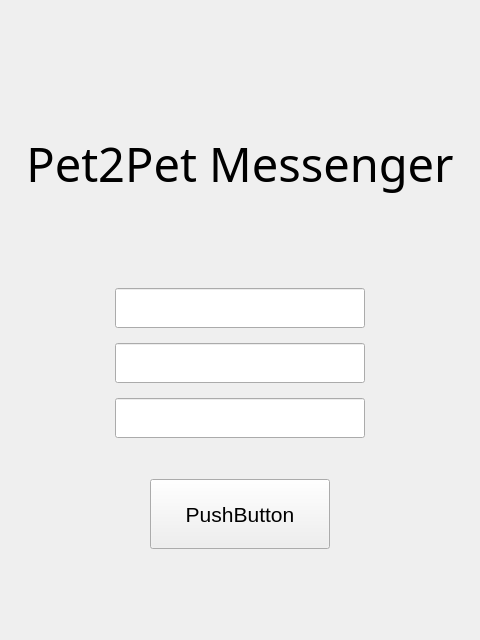
<?xml version="1.0" encoding="UTF-8"?>
<ui version="4.0">
 <class>LogRegWidget</class>
 <widget class="QWidget" name="LogRegWidget">
  <property name="geometry">
   <rect>
    <x>0</x>
    <y>0</y>
    <width>480</width>
    <height>640</height>
   </rect>
  </property>
  <property name="windowTitle">
   <string>Form</string>
  </property>
  <layout class="QVBoxLayout" name="verticalLayout">
   <item>
    <spacer name="verticalSpacer_3">
     <property name="orientation">
      <enum>Qt::Vertical</enum>
     </property>
     <property name="sizeType">
      <enum>QSizePolicy::Minimum</enum>
     </property>
     <property name="sizeHint" stdset="0">
      <size>
       <width>20</width>
       <height>120</height>
      </size>
     </property>
    </spacer>
   </item>
   <item>
    <widget class="QLabel" name="label">
     <property name="font">
      <font>
       <family>MS PMincho</family>
       <pointsize>35</pointsize>
      </font>
     </property>
     <property name="text">
      <string>Pet2Pet Messenger</string>
     </property>
     <property name="alignment">
      <set>Qt::AlignCenter</set>
     </property>
    </widget>
   </item>
   <item>
    <spacer name="verticalSpacer_2">
     <property name="orientation">
      <enum>Qt::Vertical</enum>
     </property>
     <property name="sizeHint" stdset="0">
      <size>
       <width>20</width>
       <height>82</height>
      </size>
     </property>
    </spacer>
   </item>
   <item>
    <layout class="QHBoxLayout" name="horizontalLayout_2">
     <item>
      <spacer name="horizontalSpacer_3">
       <property name="orientation">
        <enum>Qt::Horizontal</enum>
       </property>
       <property name="sizeHint" stdset="0">
        <size>
         <width>40</width>
         <height>20</height>
        </size>
       </property>
      </spacer>
     </item>
     <item>
      <widget class="QLineEdit" name="LoginLine">
       <property name="minimumSize">
        <size>
         <width>250</width>
         <height>40</height>
        </size>
       </property>
      </widget>
     </item>
     <item>
      <spacer name="horizontalSpacer_8">
       <property name="orientation">
        <enum>Qt::Horizontal</enum>
       </property>
       <property name="sizeHint" stdset="0">
        <size>
         <width>40</width>
         <height>20</height>
        </size>
       </property>
      </spacer>
     </item>
    </layout>
   </item>
   <item>
    <widget class="QFrame" name="EmailFrame">
     <layout class="QHBoxLayout" name="horizontalLayout_3">
      <item>
       <spacer name="horizontalSpacer_4">
        <property name="orientation">
         <enum>Qt::Horizontal</enum>
        </property>
        <property name="sizeHint" stdset="0">
         <size>
          <width>40</width>
          <height>20</height>
         </size>
        </property>
       </spacer>
      </item>
      <item>
       <widget class="QLineEdit" name="EmailLine">
        <property name="minimumSize">
         <size>
          <width>250</width>
          <height>40</height>
         </size>
        </property>
       </widget>
      </item>
      <item>
       <spacer name="horizontalSpacer_6">
        <property name="orientation">
         <enum>Qt::Horizontal</enum>
        </property>
        <property name="sizeHint" stdset="0">
         <size>
          <width>40</width>
          <height>20</height>
         </size>
        </property>
       </spacer>
      </item>
     </layout>
    </widget>
   </item>
   <item>
    <layout class="QHBoxLayout" name="horizontalLayout_4">
     <item>
      <spacer name="horizontalSpacer_5">
       <property name="orientation">
        <enum>Qt::Horizontal</enum>
       </property>
       <property name="sizeHint" stdset="0">
        <size>
         <width>40</width>
         <height>20</height>
        </size>
       </property>
      </spacer>
     </item>
     <item>
      <widget class="QLineEdit" name="PassLine">
       <property name="minimumSize">
        <size>
         <width>250</width>
         <height>40</height>
        </size>
       </property>
      </widget>
     </item>
     <item>
      <spacer name="horizontalSpacer_7">
       <property name="orientation">
        <enum>Qt::Horizontal</enum>
       </property>
       <property name="sizeHint" stdset="0">
        <size>
         <width>40</width>
         <height>20</height>
        </size>
       </property>
      </spacer>
     </item>
    </layout>
   </item>
   <item>
    <spacer name="verticalSpacer">
     <property name="orientation">
      <enum>Qt::Vertical</enum>
     </property>
     <property name="sizeType">
      <enum>QSizePolicy::Preferred</enum>
     </property>
     <property name="sizeHint" stdset="0">
      <size>
       <width>20</width>
       <height>35</height>
      </size>
     </property>
    </spacer>
   </item>
   <item>
    <layout class="QHBoxLayout" name="horizontalLayout">
     <item>
      <spacer name="horizontalSpacer">
       <property name="orientation">
        <enum>Qt::Horizontal</enum>
       </property>
       <property name="sizeHint" stdset="0">
        <size>
         <width>40</width>
         <height>20</height>
        </size>
       </property>
      </spacer>
     </item>
     <item>
      <widget class="QPushButton" name="LogRegButton">
       <property name="minimumSize">
        <size>
         <width>180</width>
         <height>70</height>
        </size>
       </property>
       <property name="font">
        <font>
         <pointsize>16</pointsize>
        </font>
       </property>
       <property name="text">
        <string>PushButton</string>
       </property>
      </widget>
     </item>
     <item>
      <spacer name="horizontalSpacer_2">
       <property name="orientation">
        <enum>Qt::Horizontal</enum>
       </property>
       <property name="sizeHint" stdset="0">
        <size>
         <width>40</width>
         <height>20</height>
        </size>
       </property>
      </spacer>
     </item>
    </layout>
   </item>
   <item>
    <spacer name="verticalSpacer_4">
     <property name="orientation">
      <enum>Qt::Vertical</enum>
     </property>
     <property name="sizeType">
      <enum>QSizePolicy::Minimum</enum>
     </property>
     <property name="sizeHint" stdset="0">
      <size>
       <width>20</width>
       <height>80</height>
      </size>
     </property>
    </spacer>
   </item>
  </layout>
 </widget>
 <resources/>
 <connections/>
</ui>
